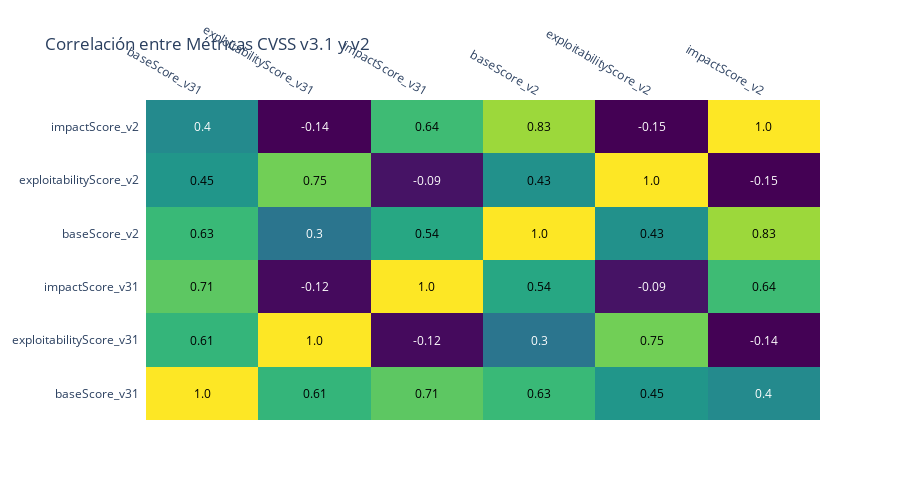

Here is the notebook cell this chart was saved with:
### Code cell
import plotly.figure_factory as ff

# Crear una tabla de correlación
corr = df_full[['baseScore_v31', 'exploitabilityScore_v31', 'impactScore_v31', 'baseScore_v2', 'exploitabilityScore_v2', 'impactScore_v2']].corr()

# Crear el heatmap
fig = ff.create_annotated_heatmap(
    z=corr.values, 
    x=list(corr.columns), 
    y=list(corr.columns), 
    annotation_text=corr.round(2).values,
    colorscale='Viridis'
)

fig.update_layout(title_text='Correlación entre Métricas CVSS v3.1 y v2', height=500)
fig.show()

### Figure 1 — Plotly figure (JSON) as saved in the notebook; plotly's stock layout.template omitted (floating-point values rounded to 4 significant figures)
{"data": [{"colorscale": [[0, "#440154"], [0.1111, "#482878"], [0.2222, "#3e4989"], [0.3333, "#31688e"], [0.4444, "#26828e"], [0.5556, "#1f9e89"], [0.6667, "#35b779"], [0.7778, "#6ece58"], [0.8889, "#b5de2b"], [1, "#fde725"]], "reversescale": false, "showscale": false, "type": "heatmap", "x": ["baseScore_v31", "exploitabilityScore_v31", "impactScore_v31", "baseScore_v2", "exploitabilityScore_v2", "impactScore_v2"], "y": ["baseScore_v31", "exploitabilityScore_v31", "impactScore_v31", "baseScore_v2", "exploitabilityScore_v2", "impactScore_v2"], "z": [[1, 0.6105, 0.7066, 0.6276, 0.4543, 0.4006], [0.6105, 1, -0.1151, 0.3008, 0.7515, -0.1407], [0.7066, -0.1151, 1, 0.5357, -0.0868, 0.6378], [0.6276, 0.3008, 0.5357, 1, 0.4332, 0.8286], [0.4543, 0.7515, -0.0868, 0.4332, 1, -0.1453], [0.4006, -0.1407, 0.6378, 0.8286, -0.1453, 1]]}], "layout": {"annotations": [{"font": {"color": "#000000"}, "showarrow": false, "text": "1.0", "x": "baseScore_v31", "xref": "x", "y": "baseScore_v31", "yref": "y"}, {"font": {"color": "#000000"}, "showarrow": false, "text": "0.61", "x": "exploitabilityScore_v31", "xref": "x", "y": "baseScore_v31", "yref": "y"}, {"font": {"color": "#000000"}, "showarrow": false, "text": "0.71", "x": "impactScore_v31", "xref": "x", "y": "baseScore_v31", "yref": "y"}, {"font": {"color": "#000000"}, "showarrow": false, "text": "0.63", "x": "baseScore_v2", "xref": "x", "y": "baseScore_v31", "yref": "y"}, {"font": {"color": "#000000"}, "showarrow": false, "text": "0.45", "x": "exploitabilityScore_v2", "xref": "x", "y": "baseScore_v31", "yref": "y"}, {"font": {"color": "#FFFFFF"}, "showarrow": false, "text": "0.4", "x": "impactScore_v2", "xref": "x", "y": "baseScore_v31", "yref": "y"}, {"font": {"color": "#000000"}, "showarrow": false, "text": "0.61", "x": "baseScore_v31", "xref": "x", "y": "exploitabilityScore_v31", "yref": "y"}, {"font": {"color": "#000000"}, "showarrow": false, "text": "1.0", "x": "exploitabilityScore_v31", "xref": "x", "y": "exploitabilityScore_v31", "yref": "y"}, {"font": {"color": "#FFFFFF"}, "showarrow": false, "text": "-0.12", "x": "impactScore_v31", "xref": "x", "y": "exploitabilityScore_v31", "yref": "y"}, {"font": {"color": "#FFFFFF"}, "showarrow": false, "text": "0.3", "x": "baseScore_v2", "xref": "x", "y": "exploitabilityScore_v31", "yref": "y"}, {"font": {"color": "#000000"}, "showarrow": false, "text": "0.75", "x": "exploitabilityScore_v2", "xref": "x", "y": "exploitabilityScore_v31", "yref": "y"}, {"font": {"color": "#FFFFFF"}, "showarrow": false, "text": "-0.14", "x": "impactScore_v2", "xref": "x", "y": "exploitabilityScore_v31", "yref": "y"}, {"font": {"color": "#000000"}, "showarrow": false, "text": "0.71", "x": "baseScore_v31", "xref": "x", "y": "impactScore_v31", "yref": "y"}, {"font": {"color": "#FFFFFF"}, "showarrow": false, "text": "-0.12", "x": "exploitabilityScore_v31", "xref": "x", "y": "impactScore_v31", "yref": "y"}, {"font": {"color": "#000000"}, "showarrow": false, "text": "1.0", "x": "impactScore_v31", "xref": "x", "y": "impactScore_v31", "yref": "y"}, {"font": {"color": "#000000"}, "showarrow": false, "text": "0.54", "x": "baseScore_v2", "xref": "x", "y": "impactScore_v31", "yref": "y"}, {"font": {"color": "#FFFFFF"}, "showarrow": false, "text": "-0.09", "x": "exploitabilityScore_v2", "xref": "x", "y": "impactScore_v31", "yref": "y"}, {"font": {"color": "#000000"}, "showarrow": false, "text": "0.64", "x": "impactScore_v2", "xref": "x", "y": "impactScore_v31", "yref": "y"}, {"font": {"color": "#000000"}, "showarrow": false, "text": "0.63", "x": "baseScore_v31", "xref": "x", "y": "baseScore_v2", "yref": "y"}, {"font": {"color": "#FFFFFF"}, "showarrow": false, "text": "0.3", "x": "exploitabilityScore_v31", "xref": "x", "y": "baseScore_v2", "yref": "y"}, {"font": {"color": "#000000"}, "showarrow": false, "text": "0.54", "x": "impactScore_v31", "xref": "x", "y": "baseScore_v2", "yref": "y"}, {"font": {"color": "#000000"}, "showarrow": false, "text": "1.0", "x": "baseScore_v2", "xref": "x", "y": "baseScore_v2", "yref": "y"}, {"font": {"color": "#000000"}, "showarrow": false, "text": "0.43", "x": "exploitabilityScore_v2", "xref": "x", "y": "baseScore_v2", "yref": "y"}, {"font": {"color": "#000000"}, "showarrow": false, "text": "0.83", "x": "impactScore_v2", "xref": "x", "y": "baseScore_v2", "yref": "y"}, {"font": {"color": "#000000"}, "showarrow": false, "text": "0.45", "x": "baseScore_v31", "xref": "x", "y": "exploitabilityScore_v2", "yref": "y"}, {"font": {"color": "#000000"}, "showarrow": false, "text": "0.75", "x": "exploitabilityScore_v31", "xref": "x", "y": "exploitabilityScore_v2", "yref": "y"}, {"font": {"color": "#FFFFFF"}, "showarrow": false, "text": "-0.09", "x": "impactScore_v31", "xref": "x", "y": "exploitabilityScore_v2", "yref": "y"}, {"font": {"color": "#000000"}, "showarrow": false, "text": "0.43", "x": "baseScore_v2", "xref": "x", "y": "exploitabilityScore_v2", "yref": "y"}, {"font": {"color": "#000000"}, "showarrow": false, "text": "1.0", "x": "exploitabilityScore_v2", "xref": "x", "y": "exploitabilityScore_v2", "yref": "y"}, {"font": {"color": "#FFFFFF"}, "showarrow": false, "text": "-0.15", "x": "impactScore_v2", "xref": "x", "y": "exploitabilityScore_v2", "yref": "y"}, {"font": {"color": "#FFFFFF"}, "showarrow": false, "text": "0.4", "x": "baseScore_v31", "xref": "x", "y": "impactScore_v2", "yref": "y"}, {"font": {"color": "#FFFFFF"}, "showarrow": false, "text": "-0.14", "x": "exploitabilityScore_v31", "xref": "x", "y": "impactScore_v2", "yref": "y"}, {"font": {"color": "#000000"}, "showarrow": false, "text": "0.64", "x": "impactScore_v31", "xref": "x", "y": "impactScore_v2", "yref": "y"}, {"font": {"color": "#000000"}, "showarrow": false, "text": "0.83", "x": "baseScore_v2", "xref": "x", "y": "impactScore_v2", "yref": "y"}, {"font": {"color": "#FFFFFF"}, "showarrow": false, "text": "-0.15", "x": "exploitabilityScore_v2", "xref": "x", "y": "impactScore_v2", "yref": "y"}, {"font": {"color": "#000000"}, "showarrow": false, "text": "1.0", "x": "impactScore_v2", "xref": "x", "y": "impactScore_v2", "yref": "y"}], "height": 500, "title": {"text": "Correlación entre Métricas CVSS v3.1 y v2"}, "xaxis": {"dtick": 1, "gridcolor": "rgb(0, 0, 0)", "side": "top", "ticks": ""}, "yaxis": {"dtick": 1, "ticks": "", "ticksuffix": "  "}}}
